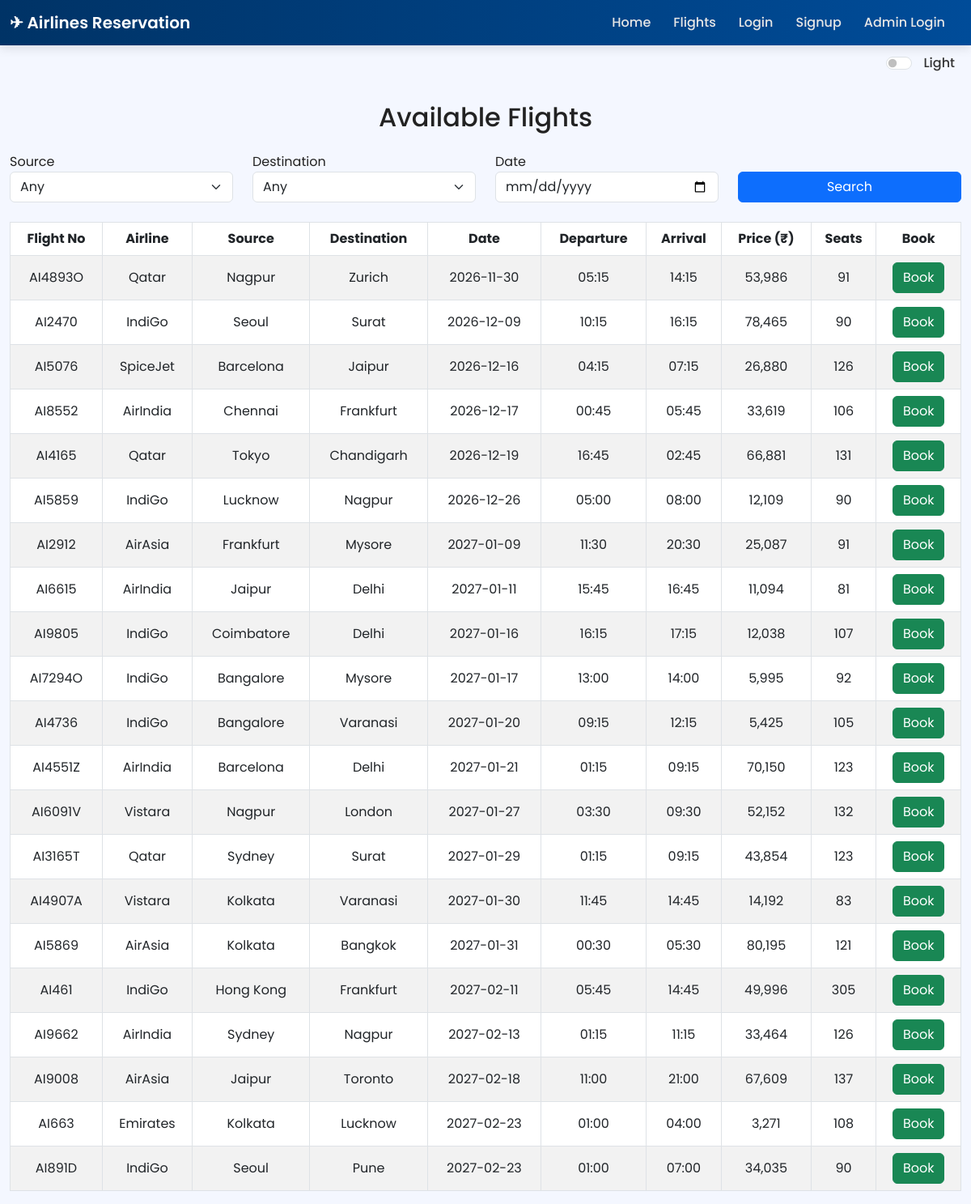
The page /flights on the database its author committed.
### models.py (models this page shows)
class Flight(db.Model):
    id = db.Column(db.Integer, primary_key=True)
    flight_no = db.Column(db.String(20), unique=True, nullable=False)
    airline = db.Column(db.String(50), nullable=False)  # NEW
    source = db.Column(db.String(100), nullable=False)
    destination = db.Column(db.String(100), nullable=False)
    departure_time = db.Column(db.String(50), nullable=False)
    arrival_time = db.Column(db.String(50), nullable=False)
    seats_available = db.Column(db.Integer, nullable=False)
    date = db.Column(db.String(20), nullable=False)
    price = db.Column(db.Integer, nullable=False)  # NEW
    bookings = db.relationship("Booking", backref="flight", lazy=True)

### views.py (the view)
@app_views.route('/flights', methods=['GET', 'POST'])
def flights_page():
    sources = sorted(row[0] for row in db.session.query(Flight.source).distinct())
    destinations = sorted(row[0] for row in db.session.query(Flight.destination).distinct())
    values = request.values
    source = values.get('source', '').strip() or "Any"
    destination = values.get('destination', '').strip() or "Any"
    date = values.get('date', '').strip()
    query = Flight.query
    if source != "Any":
        query = query.filter(func.lower(Flight.source) == source.lower())
    if destination != "Any":
        query = query.filter(func.lower(Flight.destination) == destination.lower())
    if date:
        query = query.filter_by(date=date)
    flights = [f for f in query.order_by(Flight.date, Flight.departure_time).all()
               if not payments.has_departed(f)]
    return render_template('flights.html', flights=flights, sources=sources,
                           destinations=destinations, selected_source=source,
                           selected_destination=destination, selected_date=date)

### payments.py (called while the page is built)
def parse_departure(flight):
    try:
        day = datetime.strptime(flight.date.strip(), "%Y-%m-%d")
    except (ValueError, AttributeError):
        return None
    t = (flight.departure_time or "").strip()
    for fmt in ("%H:%M", "%I:%M %p", "%I:%M%p", "%H:%M:%S"):
        try:
            parsed = datetime.strptime(t, fmt)
            return day.replace(hour=parsed.hour, minute=parsed.minute)
        except ValueError:
            continue
    return day.replace(hour=23, minute=59)

def has_departed(flight, now=None):
    dep = parse_departure(flight)
    return bool(dep and dep <= (now or datetime.now()))

### views.py (called while the page is built)
@app_views.app_template_filter('inr')
def inr(value):
    try:
        return f"{int(value):,}"
    except (TypeError, ValueError):
        return value

### templates/flights.html (shortened to what this page needs)
{% extends 'base.html' %}
{% block content %}
<h2 class="text-center mb-4">Available Flights</h2>
<form action="{{ url_for('app_views.flights_page') }}" method="POST" class="row mb-4">
  <div class="col-md-3">
    <label>Source</label>
    <select class="form-select" name="source">
      <option value="Any">Any</option>
    </select>
  </div>
  <div class="col-md-3">
    <label>Destination</label>
    <select class="form-select" name="destination">
      <option value="Any">Any</option>
    </select>
  </div>
  <div class="col-md-3">
    <label>Date</label>
    <input type="date" class="form-control" name="date" value="{{ selected_date }}">
  </div>
  <div class="col-md-3 d-flex align-items-end">
    <button class="btn btn-primary w-100">Search</button>
  </div>
</form>
{% if flights %}
<div class="table-responsive">
<table class="table table-bordered table-striped text-center align-middle">
  <thead>
    <tr>
      <th>Flight No</th>
      <th>Airline</th>
      <th>Source</th>
      <th>Destination</th>
      <th>Date</th>
      <th>Departure</th>
      <th>Arrival</th>
      <th>Price (₹)</th>
      <th>Seats</th>
      <th>Book</th>
    </tr>
  </thead>
  <tbody>
    {% for flight in flights %}
      <tr>
        <td>{{ flight.flight_no }}</td>
        <td>{{ flight.airline }}</td>
        <td>{{ flight.source }}</td>
        <td>{{ flight.destination }}</td>
        <td>{{ flight.date }}</td>
        <td>{{ flight.departure_time }}</td>
        <td>{{ flight.arrival_time }}</td>
        <td>{{ flight.price|inr }}</td>
        <td>{{ flight.seats_available }}</td>
        <td>{% if flight.seats_available > 0 %}<a class="btn btn-success" href="{{ url_for('app_views.select_seat', flight_id=flight.id) }}">Book</a>{% else %}<span class="badge bg-secondary">Sold out</span>{% endif %}</td>
      </tr>
    {% endfor %}
  </tbody>
</table>
</div>
{% else %}
<p class="text-center">No flights found.</p>
{% endif %}
{% endblock %}

### templates/base.html (style rules this page uses)
body { font-family: "Poppins", sans-serif; background: #f4f7ff; color: #222; transition: background 0.4s ease, color 0.4s ease; }
* { transition: background 0.35s ease, color 0.35s ease, border-color 0.35s ease; }

### rows shown on the page
Flight: flight_no "AI4893O", airline "Qatar", source "Nagpur", destination "Zurich", date "2026-11-30", departure_time "05:15", arrival_time "14:15", price|inr "53,986", seats_available "91"
Flight: flight_no "AI2470", airline "IndiGo", source "Seoul", destination "Surat", date "2026-12-09", departure_time "10:15", arrival_time "16:15", price|inr "78,465", seats_available "90"
Flight: flight_no "AI5076", airline "SpiceJet", source "Barcelona", destination "Jaipur", date "2026-12-16", departure_time "04:15", arrival_time "07:15", price|inr "26,880", seats_available "126"
Flight: flight_no "AI8552", airline "AirIndia", source "Chennai", destination "Frankfurt", date "2026-12-17", departure_time "00:45", arrival_time "05:45", price|inr "33,619", seats_available "106"
Flight: flight_no "AI4165", airline "Qatar", source "Tokyo", destination "Chandigarh", date "2026-12-19", departure_time "16:45", arrival_time "02:45", price|inr "66,881", seats_available "131"
Flight: flight_no "AI5859", airline "IndiGo", source "Lucknow", destination "Nagpur", date "2026-12-26", departure_time "05:00", arrival_time "08:00", price|inr "12,109", seats_available "90"
Flight: flight_no "AI2912", airline "AirAsia", source "Frankfurt", destination "Mysore", date "2027-01-09", departure_time "11:30", arrival_time "20:30", price|inr "25,087", seats_available "91"
Flight: flight_no "AI6615", airline "AirIndia", source "Jaipur", destination "Delhi", date "2027-01-11", departure_time "15:45", arrival_time "16:45", price|inr "11,094", seats_available "81"
Flight: flight_no "AI9805", airline "IndiGo", source "Coimbatore", destination "Delhi", date "2027-01-16", departure_time "16:15", arrival_time "17:15", price|inr "12,038", seats_available "107"
Flight: flight_no "AI7294O", airline "IndiGo", source "Bangalore", destination "Mysore", date "2027-01-17", departure_time "13:00", arrival_time "14:00", price|inr "5,995", seats_available "92"
Flight: flight_no "AI4736", airline "IndiGo", source "Bangalore", destination "Varanasi", date "2027-01-20", departure_time "09:15", arrival_time "12:15", price|inr "5,425", seats_available "105"
Flight: flight_no "AI4551Z", airline "AirIndia", source "Barcelona", destination "Delhi", date "2027-01-21", departure_time "01:15", arrival_time "09:15", price|inr "70,150", seats_available "123"
Flight: flight_no "AI6091V", airline "Vistara", source "Nagpur", destination "London", date "2027-01-27", departure_time "03:30", arrival_time "09:30", price|inr "52,152", seats_available "132"
Flight: flight_no "AI3165T", airline "Qatar", source "Sydney", destination "Surat", date "2027-01-29", departure_time "01:15", arrival_time "09:15", price|inr "43,854", seats_available "123"
Flight: flight_no "AI4907A", airline "Vistara", source "Kolkata", destination "Varanasi", date "2027-01-30", departure_time "11:45", arrival_time "14:45", price|inr "14,192", seats_available "83"
Flight: flight_no "AI5869", airline "AirAsia", source "Kolkata", destination "Bangkok", date "2027-01-31", departure_time "00:30", arrival_time "05:30", price|inr "80,195", seats_available "121"
Flight: flight_no "AI461", airline "IndiGo", source "Hong Kong", destination "Frankfurt", date "2027-02-11", departure_time "05:45", arrival_time "14:45", price|inr "49,996", seats_available "305"
Flight: flight_no "AI9662", airline "AirIndia", source "Sydney", destination "Nagpur", date "2027-02-13", departure_time "01:15", arrival_time "11:15", price|inr "33,464", seats_available "126"
Flight: flight_no "AI9008", airline "AirAsia", source "Jaipur", destination "Toronto", date "2027-02-18", departure_time "11:00", arrival_time "21:00", price|inr "67,609", seats_available "137"
Flight: flight_no "AI663", airline "Emirates", source "Kolkata", destination "Lucknow", date "2027-02-23", departure_time "01:00", arrival_time "04:00", price|inr "3,271", seats_available "108"
Flight: flight_no "AI891D", airline "IndiGo", source "Seoul", destination "Pune", date "2027-02-23", departure_time "01:00", arrival_time "07:00", price|inr "34,035", seats_available "90"
